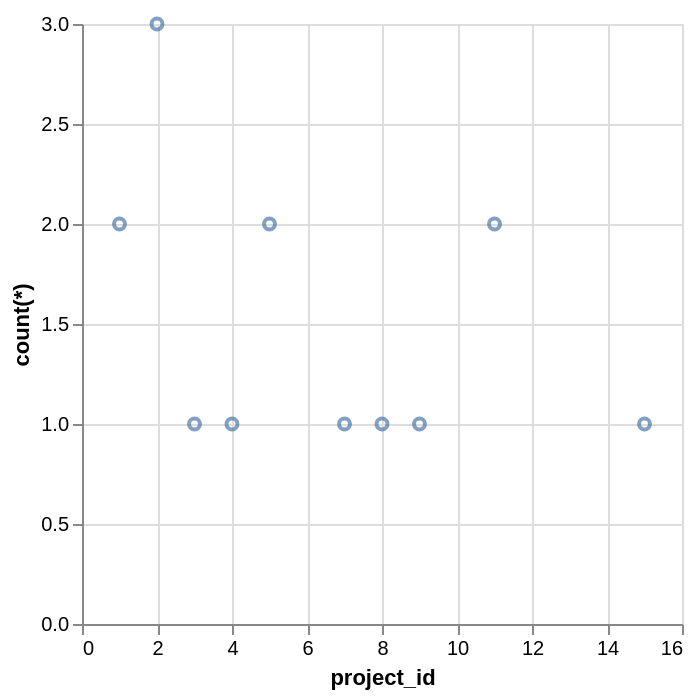

Write a Vega-Lite specification for this figure.
### Vega-Lite specification from a JSON file in a GitHub repository (floating-point values rounded to 4 significant figures)
{"data": {"values": [{"x_data": 3, "y_data": 1}, {"x_data": 4, "y_data": 1}, {"x_data": 7, "y_data": 1}, {"x_data": 8, "y_data": 1}, {"x_data": 9, "y_data": 1}, {"x_data": 15, "y_data": 1}, {"x_data": 1, "y_data": 2}, {"x_data": 5, "y_data": 2}, {"x_data": 11, "y_data": 2}, {"x_data": 2, "y_data": 3}]}, "mark": "point", "encoding": {"x": {"field": "x_data", "type": "quantitative", "title": "project_id"}, "y": {"field": "y_data", "type": "quantitative", "title": "count(*)"}}}
